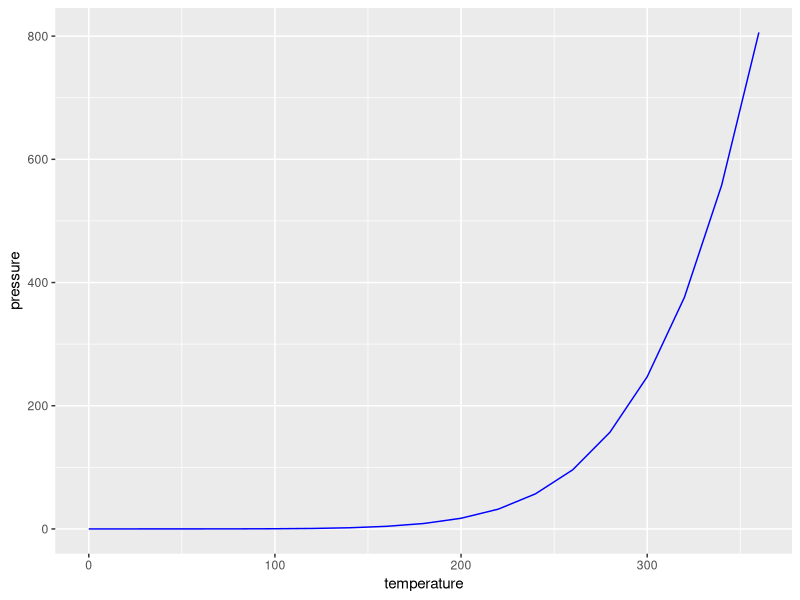

This chart was generated by the following R code:
## ---- chunk 1
 tab<-datasets::pressure
#
 library(xtable)
 library(ggplot2)
 options(xtable.caption.placement = 'top',xtable.comment = FALSE)
 tabla_1 <- xtable(tab,caption=c("Observaciones"), digits=c(0,0,4), align = rep("c",3))
# print(tabla_1, type="latex", include.rownames=F, table.placement = "h")
# 
#net=neuralnet(pressure ~ temperature, tab, threshold = 5, hidden = 5, stepmax = 1000000)
# 
# plot.nnet(net, node.labs = F)
# 
ggplot(tab, aes(x=temperature, y=pressure))+geom_line(color="blue")


